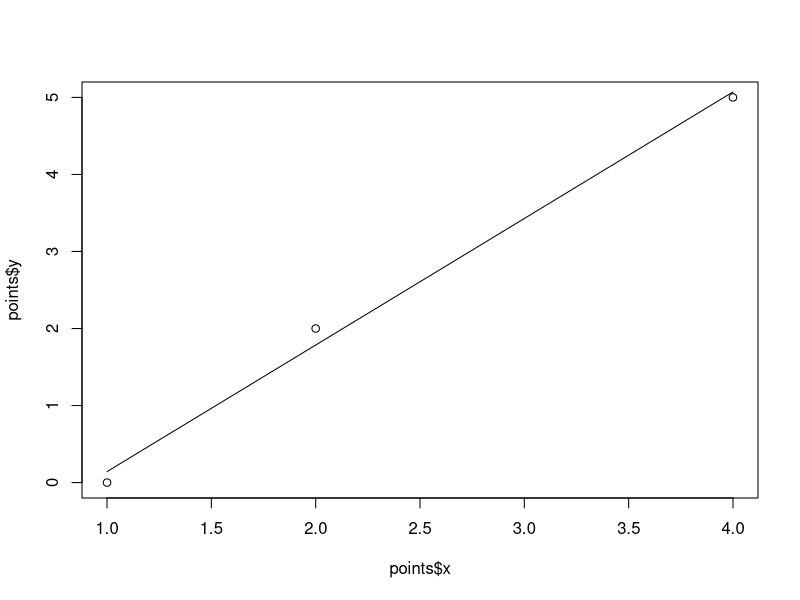
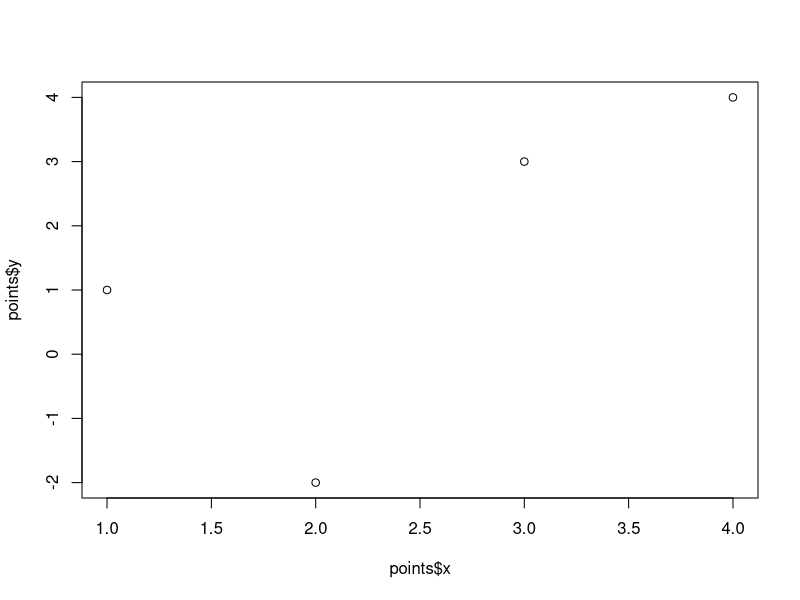
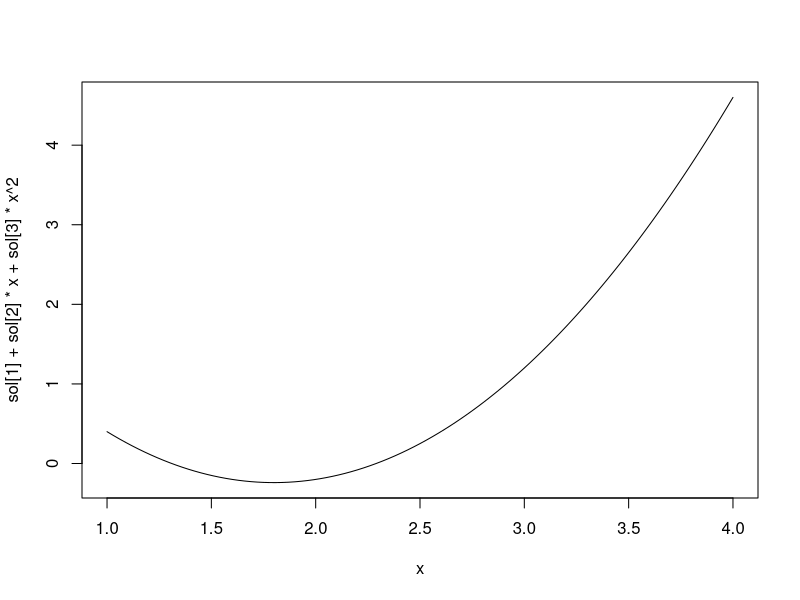

Generate these figures, in order, with R:
## ---- chunk 1

least_squares_linear = function(points){
  # create 'A'
  A = matrix(c(rep(1, length(points$x)), points$x), nr=length(points$x), nc=2)
  # create 'b'
  b = points$y
  # calculate 't(A)A'
  AtA = t(A) %*% A
  AtA
  # find the inverse of 'AtA'
  invAtA = solve(AtA)
  # use the previous values to solve for 'x~'
  solution_linear = invAtA %*% t(A) %*% b
  
  return(solution_linear)
}


## ---- chunk 2
least_squares_quad = function(points){
  # create 'A'
  A = matrix(c(rep(1, length(points$x)), points$x, points$x ^ 2), nr=length(points$x), nc=3)
  # create 'b'
  b = points$y
  # calculate 't(A)A'
  AtA = t(A) %*% A
  AtA
  # find the inverse of 'AtA'
  invAtA = solve(AtA)
  # use the previous values to solve for 'x~'
  solution_quad = invAtA %*% t(A) %*% b
  
  return(solution_quad)
}
## ---- chunk 3
# least squares error is the difference between the actual point, and the predicted point, squared, summed, and then square rooted
error = function(a, b, points){
  e_i = points$y - (a + b*points$x)
  return(sqrt(sum(e_i^2)))
}

points = list()
points$x = c(1,2,4)
points$y = c(0,2,5)

sol = least_squares_linear(points)
# least squares solution is:
sol
plot(x=points$x, y=points$y)
lines(x=points$x, y=sol[1] + sol[2] * points$x)

e = error(sol[1], sol[2], points)
# least squares error is:
e


## ---- chunk 4

points = list()
points$x = c(1,2,3,4)
points$y = c(1,-2,3,4)

sol = least_squares_quad(points)
# solution is:
sol

plot(x=points$x, y=points$y)
curve(sol[1] + sol[2]*x + sol[3]*x^2, from=min(points$x), to=max(points$x))


## ---- chunk 5
A = matrix(c(c(3,1,1), c(1,2,1)), nc=2, nr=3)
A
b = c(1,1,1)
b
## ---- chunk 6

# calculate 't(A)A'
AtA = t(A) %*% A
# find the inverse of 'AtA'
invAtA = solve(AtA)
# use the previous values to solve for 'x~'
sol = invAtA %*% t(A) %*% b

sol

## ---- chunk 7
A = matrix(c(c(1,1,0,0),c(1,0,-1,-1),c(0,1,1,1),c(0,1,1,0)), nc=4, nr=4)
A
b = c(1,-3,2,4)
b
## ---- chunk 8

if (!require(pracma)) {
  install.packages("pracma")
}
library(pracma)

rref(A)

## ---- chunk 9
# solving for a general solution
# find t(A)A
AtA = t(A) %*% A
AtA
# find t(A)b
Atb = t(A) %*% b
Atb
# form augmented matrix, and row reduce

aug = matrix(c(AtA, Atb), nr=4, nc=5)
rref(aug)

# formulate the general solution using solved matrix
# shuffling the equations around and solving for each 'xi'...
# the free variable is 'x3', meaning it can be anything, for now it's just set to 0
x3 = 0
x1 = 3 - x3
x2 = -4 + x3
x4 = -4

# so the solution is:
x_tilde = function(x3){ 
  return(c(3,-4,0,-4) + x3 * c(-1, 1, 1, 0))
}
sol1 = x_tilde(0)
sol1
sol2 = x_tilde(1)
sol2

